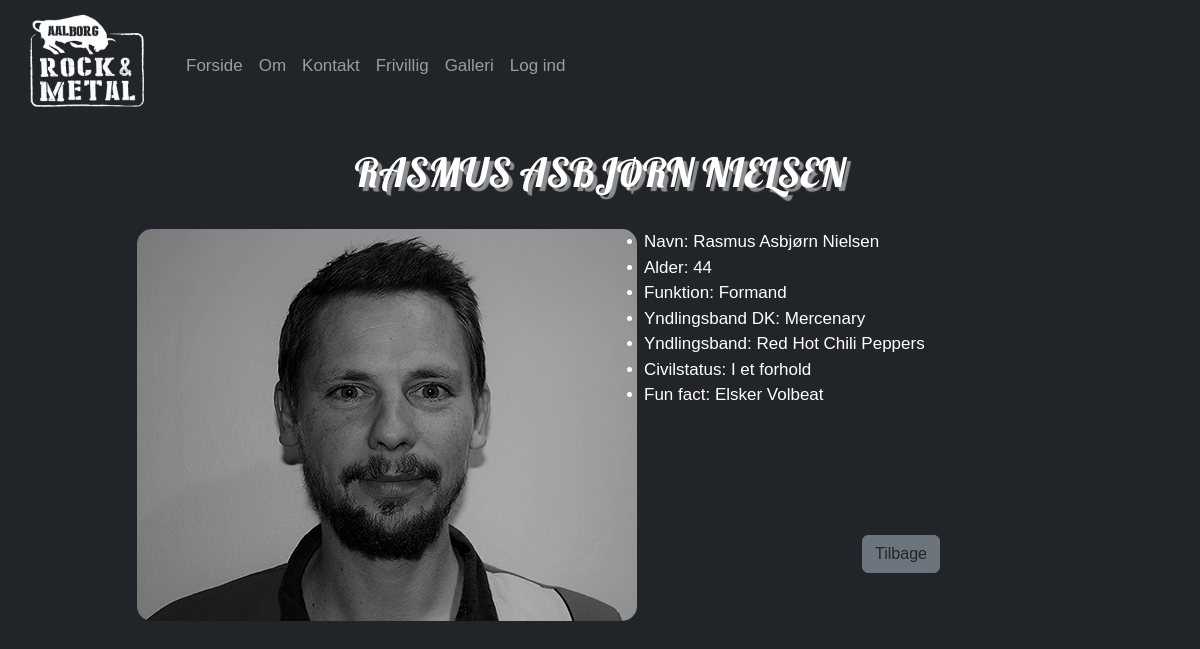
/bestyrelse/1, run on the app's committed database.
### website/models.py (models this page shows, shortened)
class Bestyrelse(models.Model):
	fornavn = models.CharField(max_length=255)
	mellemnavn = models.CharField(max_length=255, blank=True, null=True)
	efternavn = models.CharField(max_length=255)
	alder = models.CharField(max_length=255, blank=True, null=True)
	funktion = models.CharField(max_length=255, blank=True, null=True)
	band_dk = models.CharField(max_length=255, blank=True, null=True)
	band_int = models.CharField(max_length=255, blank=True, null=True)
	civilstatus = models.CharField(max_length=255, blank=True, null=True)
	fun_fact = models.CharField(max_length=255, blank=True, null=True)
	image = models.ImageField()
	class Meta:
		verbose_name_plural = "Bestyrelsen"
		ordering = ['fornavn']

### website/views.py (the view)
# urls.py: path('bestyrelse/<int:pk>', views.bestyrelse, name="bestyrelse"),
def bestyrelse(request,pk):
	bestyrelse = Bestyrelse.objects.get(id=pk)
	return render(request, 'bestyrelse.html', {'bestyrelse':bestyrelse})

### website/templates/bestyrelse.html (shortened to what this page needs)
{% extends 'base.html' %}
{% load static %}
{% block content %}
<span class="bestyrelse">
<h1>
{{ bestyrelse.fornavn }}
{% if bestyrelse.mellemnavn %}
{{ bestyrelse.mellemnavn }}
{% endif %}
{{ bestyrelse.efternavn }}
</h1>
</span>
<br/>
<div class="row">
		<div class="col-lg-1"></div>
	<div class="col-lg-5">
		<img src={{ bestyrelse.image.url }}>
	</div>
	<div class=col-lg-6>
		<ul>
		<li>Navn: {{ bestyrelse.fornavn }}
				{% if bestyrelse.mellemnavn %}
				{{ bestyrelse.mellemnavn }}
				{% endif %}
				{{ bestyrelse.efternavn }}</li>
			<li>Alder: {{ bestyrelse.alder }}</li>
			<li>Funktion: {{ bestyrelse.funktion }}</li>
			<li>Yndlingsband DK: {{ bestyrelse.band_dk }}</li>
			<li>Yndlingsband: {{ bestyrelse.band_int }}</li>
			<li>Civilstatus: {{ bestyrelse.civilstatus }}</li>
			<li>Fun fact: {{ bestyrelse.fun_fact }}</li>
			<br/><br/><br/><br/><br/>
			<center>
			<a href="{% url 'about'%}" class="btn btn-secondary">Tilbage</a>
		</center>
	</div>
{% endblock %}

### static/website/css/edits.css (style rules this page uses)
body, html { height: 100%; }
body { max-width: 1920px; margin-left: auto; margin-right: auto; background-color: #212529; color: #fff; height: 100%; }
.col-lg-5 img { border-radius: 15px; border: 1px darkgrey; solid }
.btn { color: #212529; }
a { color: #fff; }

### data on the page
Bestyrelse: fornavn "RASMUS", mellemnavn "ASBJØRN", efternavn "NIELSEN", image (picture), fornavn "Rasmus", mellemnavn "Asbjørn", efternavn "Nielsen", alder "44", funktion "Formand", band_dk "Mercenary", band_int "Red Hot Chili Peppers", civilstatus "I et forhold", fun_fact "Elsker Volbeat"
